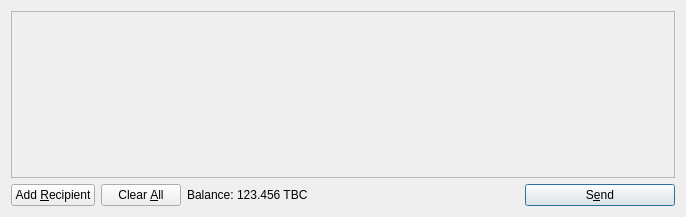
<?xml version="1.0" encoding="UTF-8"?>
<ui version="4.0">
 <class>SendCoinsDialog</class>
 <widget class="QDialog" name="SendCoinsDialog">
  <property name="geometry">
   <rect>
    <x>0</x>
    <y>0</y>
    <width>686</width>
    <height>217</height>
   </rect>
  </property>
  <property name="windowTitle">
   <string>Send Coins</string>
  </property>
  <layout class="QVBoxLayout" name="verticalLayout">
   <item>
    <widget class="QScrollArea" name="scrollArea">
     <property name="widgetResizable">
      <bool>true</bool>
     </property>
     <widget class="QWidget" name="scrollAreaWidgetContents">
      <property name="geometry">
       <rect>
        <x>0</x>
        <y>0</y>
        <width>666</width>
        <height>165</height>
       </rect>
      </property>
      <layout class="QVBoxLayout" name="verticalLayout_2">
       <property name="margin">
        <number>0</number>
       </property>
       <item>
        <layout class="QVBoxLayout" name="entries">
         <property name="spacing">
          <number>6</number>
         </property>
        </layout>
       </item>
       <item>
        <spacer name="verticalSpacer">
         <property name="orientation">
          <enum>Qt::Vertical</enum>
         </property>
         <property name="sizeHint" stdset="0">
          <size>
           <width>20</width>
           <height>40</height>
          </size>
         </property>
        </spacer>
       </item>
      </layout>
     </widget>
    </widget>
   </item>
   <item>
    <layout class="QHBoxLayout" name="horizontalLayout">
     <item>
      <widget class="QPushButton" name="addButton">
       <property name="toolTip">
        <string>Send to multiple recipients at once</string>
       </property>
       <property name="text">
        <string>Add &amp;Recipient</string>
       </property>
       <property name="icon">
        <iconset resource="../bitcoin.qrc">
         <normaloff>:/icons/add</normaloff>:/icons/add</iconset>
       </property>
       <property name="autoDefault">
        <bool>false</bool>
       </property>
      </widget>
     </item>
     <item>
      <widget class="QPushButton" name="clearButton">
       <property name="sizePolicy">
        <sizepolicy hsizetype="Minimum" vsizetype="Fixed">
         <horstretch>0</horstretch>
         <verstretch>0</verstretch>
        </sizepolicy>
       </property>
       <property name="toolTip">
        <string>Remove all transaction fields</string>
       </property>
       <property name="text">
        <string>Clear &amp;All</string>
       </property>
       <property name="icon">
        <iconset resource="../bitcoin.qrc">
         <normaloff>:/icons/remove</normaloff>:/icons/remove</iconset>
       </property>
       <property name="autoRepeatDelay">
        <number>300</number>
       </property>
       <property name="autoDefault">
        <bool>false</bool>
       </property>
      </widget>
     </item>
     <item>
      <layout class="QHBoxLayout" name="horizontalLayout_2">
       <property name="spacing">
        <number>3</number>
       </property>
       <item>
        <widget class="QLabel" name="label">
         <property name="text">
          <string>Balance:</string>
         </property>
        </widget>
       </item>
       <item>
        <widget class="QLabel" name="labelBalance">
         <property name="cursor">
          <cursorShape>IBeamCursor</cursorShape>
         </property>
         <property name="text">
          <string>123.456 TBC</string>
         </property>
         <property name="textInteractionFlags">
          <set>Qt::LinksAccessibleByMouse|Qt::TextSelectableByKeyboard|Qt::TextSelectableByMouse</set>
         </property>
        </widget>
       </item>
      </layout>
     </item>
     <item>
      <spacer name="horizontalSpacer">
       <property name="orientation">
        <enum>Qt::Horizontal</enum>
       </property>
       <property name="sizeHint" stdset="0">
        <size>
         <width>40</width>
         <height>20</height>
        </size>
       </property>
      </spacer>
     </item>
     <item>
      <widget class="QPushButton" name="sendButton">
       <property name="minimumSize">
        <size>
         <width>150</width>
         <height>0</height>
        </size>
       </property>
       <property name="toolTip">
        <string>Confirm the send action</string>
       </property>
       <property name="text">
        <string>S&amp;end</string>
       </property>
       <property name="icon">
        <iconset resource="../bitcoin.qrc">
         <normaloff>:/icons/send</normaloff>:/icons/send</iconset>
       </property>
       <property name="default">
        <bool>true</bool>
       </property>
      </widget>
     </item>
    </layout>
   </item>
  </layout>
 </widget>
 <resources>
  <include location="../bitcoin.qrc"/>
 </resources>
 <connections/>
</ui>
